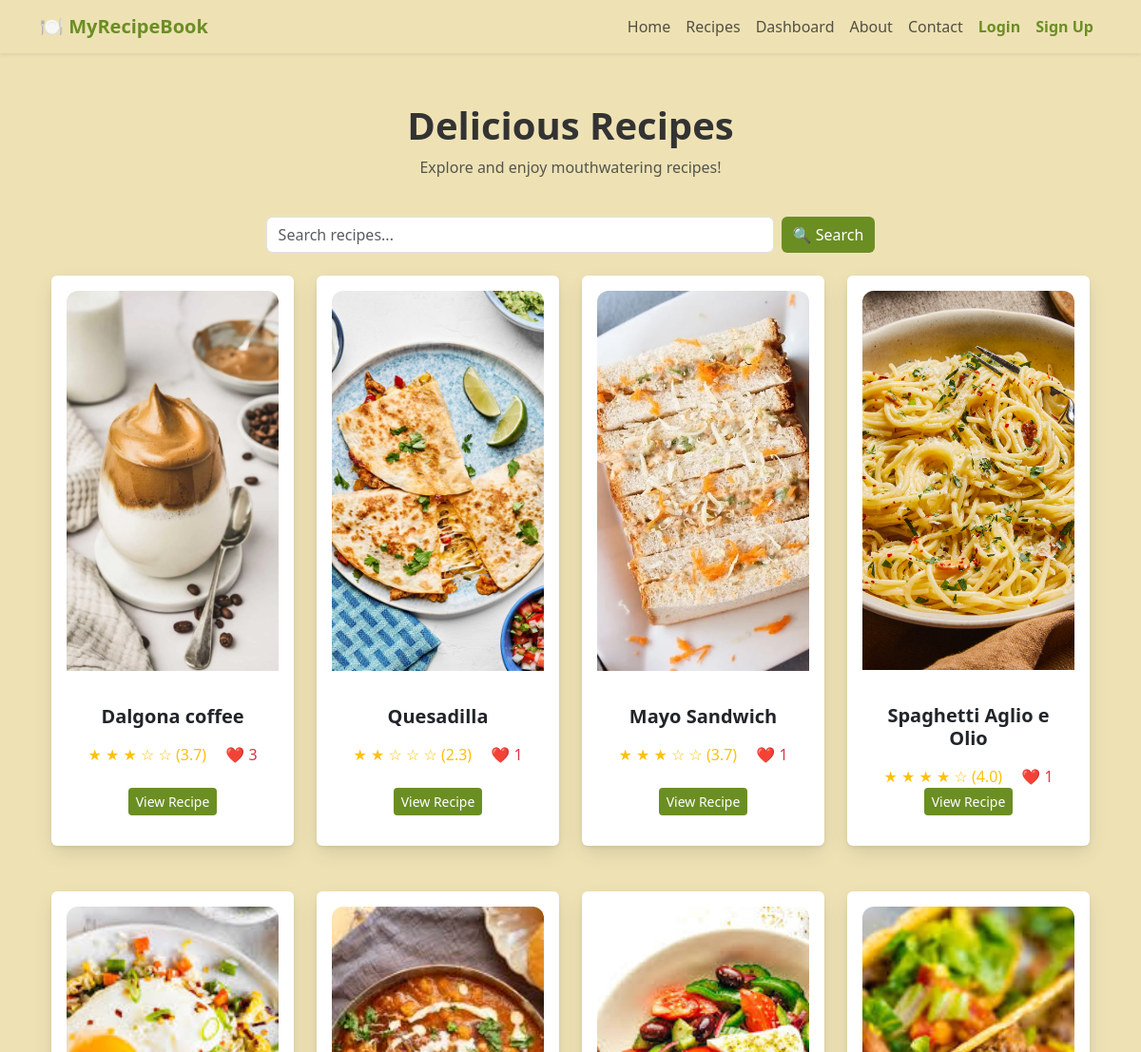
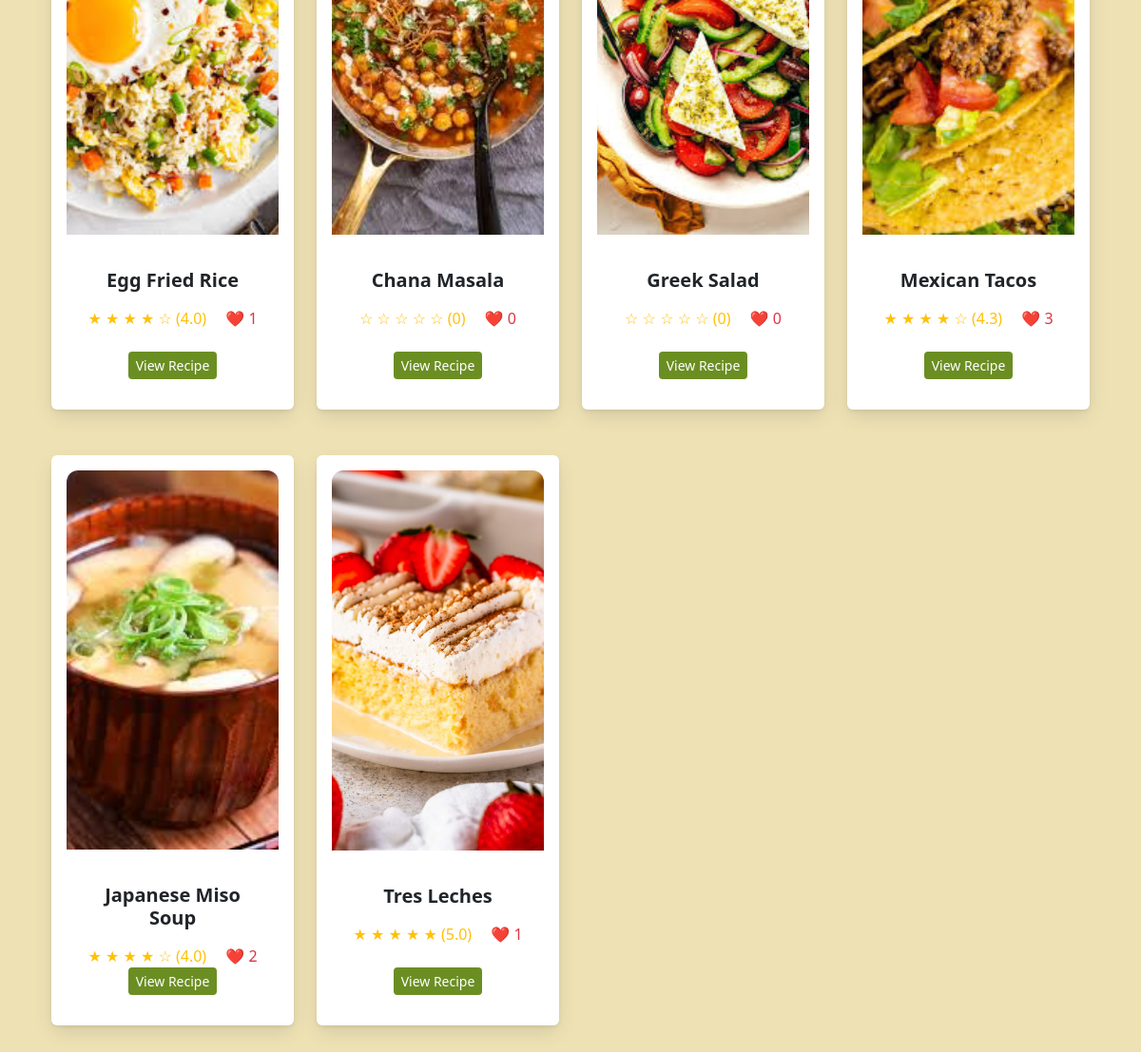
Page /recipes on the committed database (2 pictures, top to bottom).
### app/models.py (models this page shows)
class Recipe(db.Model):
    id = db.Column(db.Integer, primary_key=True)
    title = db.Column(db.String(255), nullable=False)
    tags = db.Column(db.String(255))
    ingredients = db.Column(db.Text, nullable=False)
    instructions = db.Column(db.Text, nullable=True)
    description = db.Column(db.String(500), nullable=True)
    image_path = db.Column(db.String(255))  # Stores relative path
    video_path = db.Column(db.String(255))  # Stores relative path
    is_premium = db.Column(db.Boolean, default=False)  # New column
    likes = db.relationship('Like', backref='recipe', lazy=True)
    ratings = db.relationship('Rating', backref='recipe', lazy=True)
    comments = db.relationship('Comment', backref='recipe', lazy=True)
    @property
    def average_rating(self):
        if not self.ratings:
            return 0  # No ratings yet
        return round(sum(r.rating for r in self.ratings) / len(self.ratings), 1)
    @property
    def like_count(self):
        return len(self.likes)

class Rating(db.Model):
    id = db.Column(db.Integer, primary_key=True)
    user_id = db.Column(db.Integer, db.ForeignKey('user.id'), nullable=False)
    recipe_id = db.Column(db.Integer, db.ForeignKey('recipe.id'), nullable=False)
    rating = db.Column(db.Integer, nullable=False)  # Rating from 1 to 5

### app/routes.py (the view)
@bp.route('/recipes')
def recipes():
    recipes = Recipe.query.filter_by(is_premium=False).all()
    return render_template('recipes.html', recipes=recipes)

### app/templates/recipes.html (shortened to what this page needs)
{% extends "base.html" %}
{% block content %}
<div class="container py-1">
    <h1 class="text-center fw-bold page-title">Delicious Recipes</h1>
    <p class="text-center text-muted">Explore and enjoy mouthwatering recipes!</p>
    <div class="container py-4">
        <form action="{{ url_for('routes.search') }}" method="GET" class="d-flex justify-content-center">
            <input type="text" name="q" class="form-control w-50 me-2" placeholder="Search recipes..." required>
            <button type="submit" class="btn btn-primary">🔍 Search</button>
        </form>
    </div>
<div class="row gx-4 gy-5">
    {% for recipe in recipes %}
        <div class="col-lg-3 col-md-4 col-sm-6 col-12">
            <div class="flip-card" onclick="flipCard(this)">
                <div class="flip-card-inner">
                    <div class="flip-card-front">
                        <div class="card shadow-sm border-0 h-100 p-3 d-flex flex-column card-fixed-height">
                            {% if recipe.image_path %}
                                <img src="{{ url_for('static', filename=recipe.image_path) }}" class="card-img-top" alt="{{ recipe.title }}">
                            {% else %}
                                <img src="{{ url_for('static', filename='images/placeholder.jpg') }}" class="card-img-top" alt="No Image Available">
                            {% endif %}
                            <div class="card-body text-center d-flex flex-column flex-grow-1">
                                <h5 class="fw-bold">{{ recipe.title }}</h5>
                                <div class="mt-2">
                                    <span class="text-warning">
                                        {% for i in range(1, 6) %}
                                            {% if i <= recipe.average_rating %}
                                                ★
                                            {% else %}
                                                ☆
                                            {% endif %}
                                        {% endfor %}
                                        ({{ recipe.average_rating or 0 }})
                                    </span>
                                    <span class="text-danger ms-3">❤️ {{ recipe.like_count }}</span>
                                </div>
                                <div class="mt-auto">
                                    <a href="{{ url_for('routes.view_recipe', recipe_id=recipe.id) }}" class="btn btn-primary btn-sm" onclick="event.stopPropagation();">
                                        View Recipe
                                    </a>
                                </div>
                            </div>
                        </div>
                    </div>
                    <div class="flip-card-back">
                        <div class="card-body d-flex align-items-center justify-content-center">
                            <p class="description-text">{{ recipe.description or 'No description available.' }}</p>
                        </div>
                    </div>
                </div>
            </div>
        </div>
    {% endfor %}
</div>
{% endblock %}

### app/static/styles.css (style rules this page uses)
:root { --bg-light: #EEE2B5; --bg-card: #F8F6F2; --text-dark: #333333; --accent-green: #6B8E23; --hover-green: #4A5D23; --border-light: #EAEAEA; }
body { background-color: var(--bg-light); color: var(--text-dark); font-family: 'Segoe UI', Tahoma, Geneva, Verdana, sans-serif; }
.btn-primary { background-color: var(--accent-green); border: none; transition: background-color 0.3s ease; }
.card-img-top { width: 100%; height: 400px; object-fit: cover; border-top-left-radius: 12px; border-top-right-radius: 12px; }
.flip-card { perspective: 1000px; cursor: pointer; }
.flip-card-inner { position: relative; width: 100%; min-height: 600px; transform-style: preserve-3d; transition: transform 0.6s ease; }
.flip-card-front, .flip-card-back { position: absolute; width: 100%; height: 100%; border-radius: 12px; backface-visibility: hidden; box-shadow: 0 8px 20px rgba(0, 0, 0, 0.1); }
.flip-card-front { display: flex; flex-direction: column; background: var(--bg-card); }
.card-fixed-height { min-height: 100%; }
.flip-card-front .card-img-top { width: 100%; height: 400px; object-fit: cover; border-top-left-radius: 12px; border-top-right-radius: 12px; margin-bottom: 20px; }
.card-body { display: flex; flex-direction: column; flex: 1; }
.flip-card-back { background: var(--accent-green); transform: rotateY(180deg); display: flex; flex-direction: column; justify-content: center; padding: 20px; text-align: center; }
.description-text { font-family: 'Playfair Display', serif; font-size: 1.3rem; font-weight: bold; color: white; line-height: 1.8; }
input, textarea { border-radius: 8px; border: 1px solid var(--border-light); padding: 10px; }

### rows in the picture
Recipe: image_path (picture), title "Dalgona coffee", rating "3.7", like_count "3"
Recipe: image_path (picture), title "Quesadilla", rating "2.3", like_count "1"
Recipe: image_path (picture), title "Mayo Sandwich", rating "3.7", like_count "1"
Recipe: image_path (picture), title "Spaghetti Aglio e Olio", rating "4.0", like_count "1"
Recipe: image_path (picture), title "Egg Fried Rice", rating "4.0", like_count "1"
Recipe: image_path (picture), title "Chana Masala", is_premium "0", like_count "0"
Recipe: image_path (picture), title "Greek Salad", is_premium "0", like_count "0"
Recipe: image_path (picture), title "Mexican Tacos", rating "4.3", like_count "3"
Recipe: image_path (picture), title "Japanese Miso Soup", rating "4.0", like_count "2"
Recipe: image_path (picture), title "Tres Leches", rating "5.0", like_count "1"
